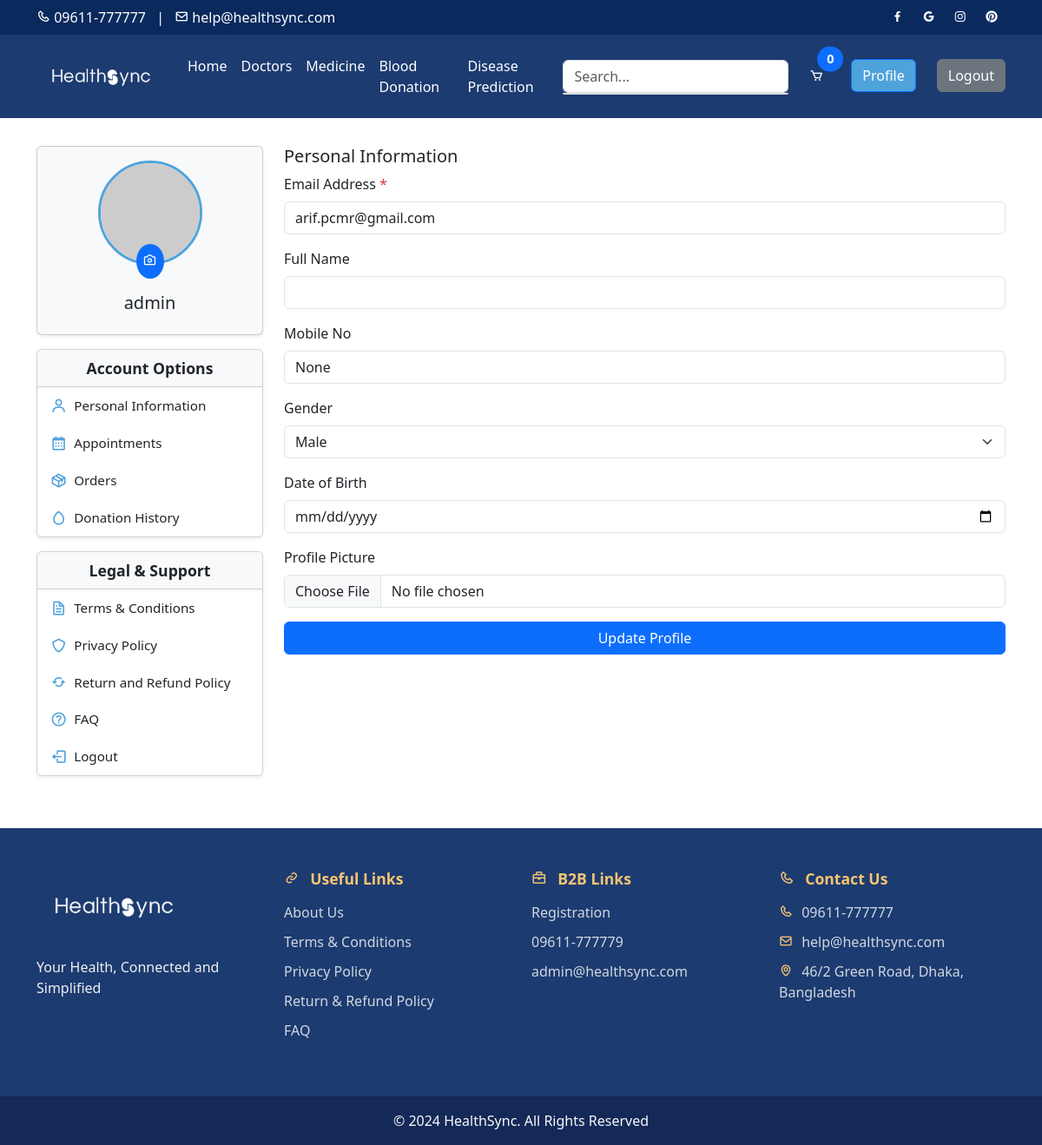
The app's page /profile/ (signed in), older data.
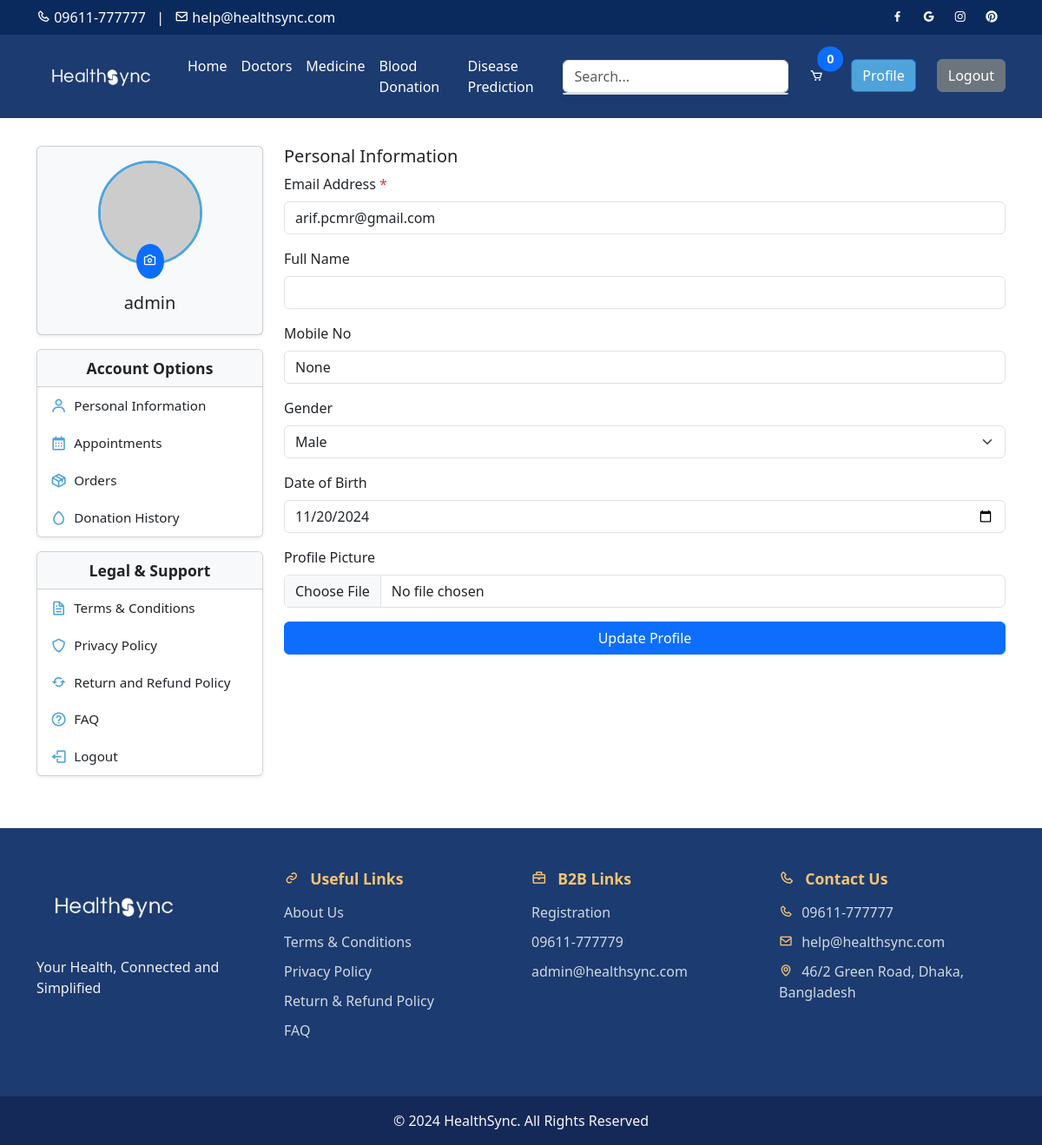
The same page, newer data.
### core/models.py (models this page shows, shortened)
class Profile(models.Model):
    user = models.OneToOneField(User, on_delete=models.CASCADE)
    mobile_number = models.CharField(max_length=15, blank=True, null=True)
    gender = models.CharField(max_length=10, choices=[('Male', 'Male'), ('Female', 'Female')], blank=True, null=True)
    dob = models.DateField(blank=True, null=True)
    profile_picture = models.ImageField(upload_to='profile_pictures/', blank=True, null=True)

### core/views.py (the view)
# urls.py: path('profile/', views.user_profile, name='user_profile'),  # User profile page
@login_required(login_url='request_otp')
def user_profile(request):
    profile, created = Profile.objects.get_or_create(user=request.user)
    orders = Order.objects.filter(user=request.user).order_by('-created_at')
    donations = Donation.objects.filter(user=request.user).order_by('-donation_date')
    context = {
        'user': request.user,
        'profile': profile,
        'orders': orders,
        'donations': donations,
    }
    return render(request, 'user_profile.html', context)

### core/templates/user_profile.html (shortened to what the changed rows need)
{% extends "base.html" %}
{% block content %}
<div class="container mt-5">
    <div class="row">
        <div class="col-md-9">
            <div id="viewProfile" class="profile-section">
                <form method="POST" action="{% url 'update_profile' %}" enctype="multipart/form-data">
                    <div class="mb-3">
                        <label for="mobileNumber" class="form-label">Mobile No</label>
                        <input type="text" class="form-control" id="mobileNumber" name="mobile_number" value="{{ profile.mobile_number }}" placeholder="+8801234567890">
                    </div>
                    <div class="mb-3">
                        <label for="gender" class="form-label">Gender</label>
                        <select class="form-select" id="gender" name="gender">
                            <option value="Male" {% if profile.gender == "Male" %}selected{% endif %}>Male</option>
                        </select>
                    </div>
                    <div class="mb-3">
                        <label for="dob" class="form-label">Date of Birth</label>
                        <input type="date" class="form-control" id="dob" name="dob" value="{{ profile.dob|date:'Y-m-d' }}">
                    </div>
                </form>
            </div>
        </div>
    </div>
</div>
{% endblock %}

Row changes from the older to the newer data that the page shows:
changed Profile "None": dob (not shown) → "11/20/2024"
